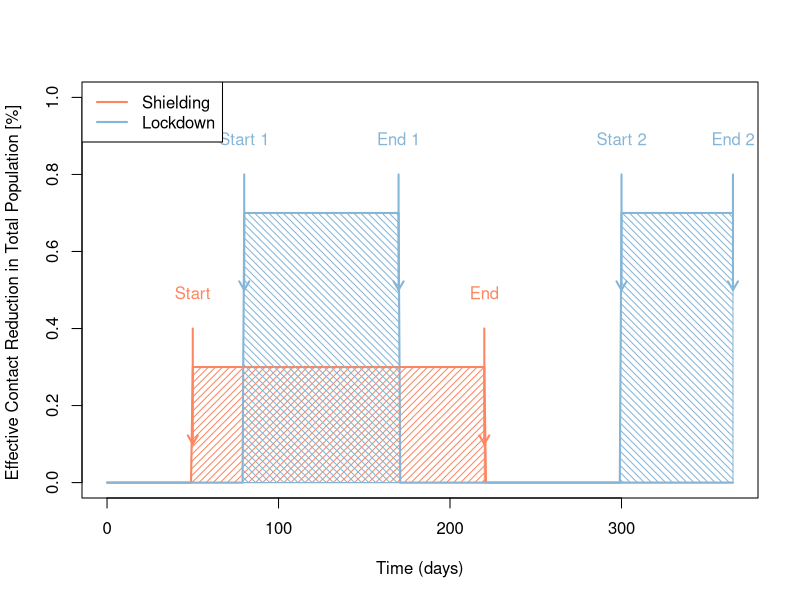

Generate this figure with R:
###########Libraries

library(deSolve) 
library(readxl) 
library(viridis)
library(dplyr)
library(openxlsx)
library(stringr)
library(ggplot2)
library(reshape2)
library(grid)
library(gridExtra)


### Plot for explaining the calculation of the integral of effective contact reduction


# Set working directory
#setwd("<dir/name.")

#save file

png("interventions_plot.png", width = 10, height = 6, units = "in", res = 300)

# time vector from 0 to 365 days
days <- 0:365

#shielding activation
shielding <- ifelse(days >= 50 & days <= 220, 0.3, 0)

#lockdown activation
lockdown <- ifelse((days >= 80 & days <= 170) | (days >= 300 & days <= 365), 0.7, 0)

# Plot
plot(days, shielding, type="l", col= "#fc8660", ylim=c(0, 1), 
     xlab="Time (days)", ylab="Effective Contact Reduction in Total Population [%] ", 
     lwd=2, xlim=c(0, 365))

lines(days, lockdown, col= "#85b5d7", lwd=2)

# Limit the shading under the shielding curve to end at day 220
polygon(c(days[days <= 220], rev(days[days <= 220])), 
        c(shielding[days <= 220], rep(0, sum(days <= 220))), 
        col= "#fc8660", density=20, angle=45)

# Fill the area under the lockdown curve with diagonal lines
polygon(c(days, rev(days)), c(lockdown, rep(0, length(days))), col= "#85b5d7", density=20, angle=135)


# mark start and end dates

arrows(50, 0.4, 50, 0.1, length=0.1, col= "#fc8660", lwd=2)
text(50, 0.45, "Start", col= "#fc8660", pos=3)

arrows(220, 0.4, 220, 0.1, length=0.1, col= "#fc8660", lwd=2)
text(220, 0.45, "End", col= "#fc8660", pos=3)

arrows(80, 0.8, 80, 0.5, length=0.1, col= "#85b5d7", lwd=2)
text(80, 0.85, "Start 1", col= "#85b5d7", pos=3)

arrows(170, 0.8, 170, 0.5, length=0.1, col= "#85b5d7", lwd=2)
text(170, 0.85, "End 1", col= "#85b5d7", pos=3)

arrows(300, 0.8, 300, 0.5, length=0.1, col= "#85b5d7", lwd=2)
text(300, 0.85, "Start 2", col= "#85b5d7", pos=3)

# show how lockdown is calculated if longer than 365 days
arrows(365, 0.8, 365, 0.5, length=0.1, col= "#85b5d7", lwd=2)
text(365, 0.85, "End 2", col= "#85b5d7", pos=3)

legend("topleft", legend=c("Shielding", "Lockdown"), col=c( "#fc8660",  "#85b5d7"), lwd=2)

dev.off()
